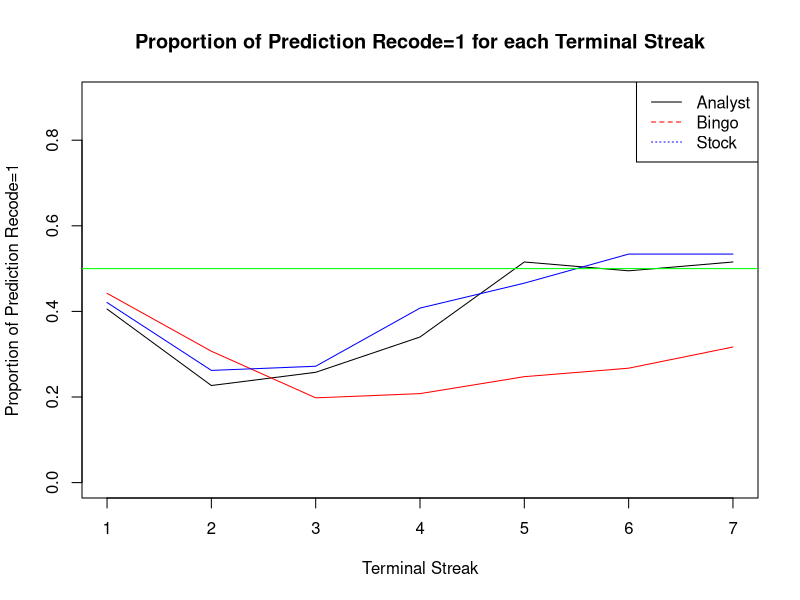
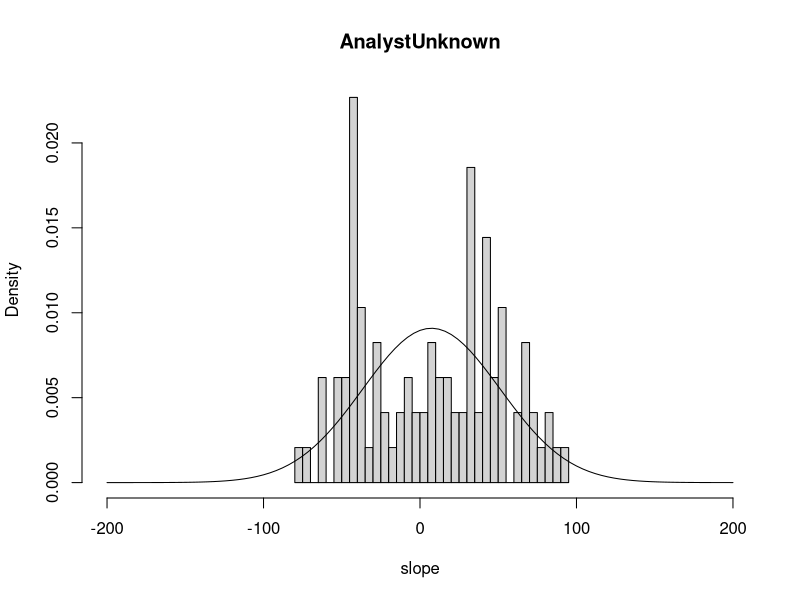
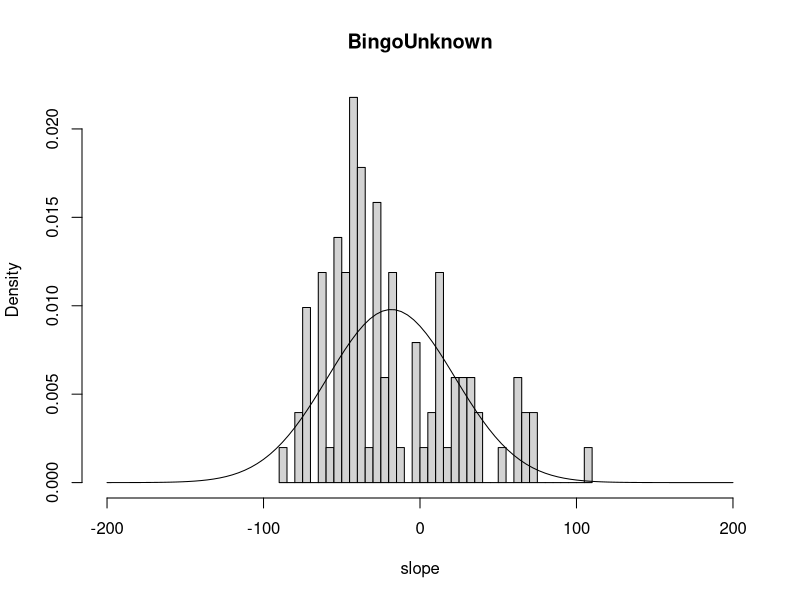
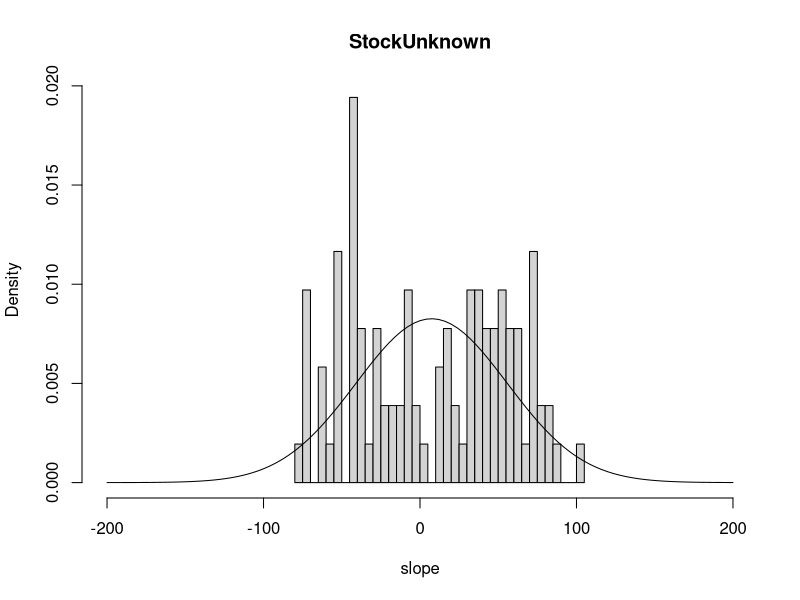
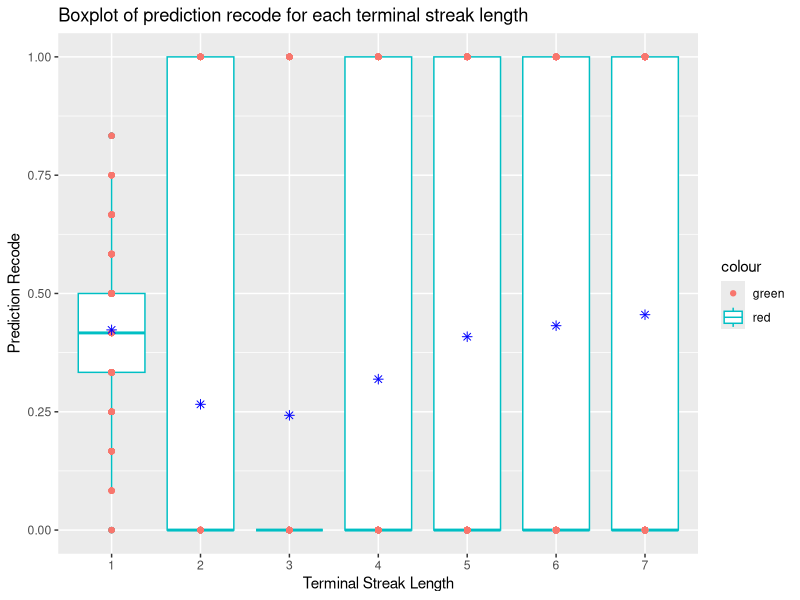

Source code (R) for these figures, in order:
## ---- chunk 1
library(readxl)
library(afex)
library(ggplot2)
data <- read_excel("../Data/PredictingOutcomes_ParticipantPredictions.xlsx", sheet = "Study 2B")

# divide the data based on the generator
data1 <- data[data$generator == "analyst",]
data2 <- data[data$generator == "bingo",]
data3 <- data[data$generator == "stock",]
## ---- chunk 2
prop1 <- aggregate(data1$prediction_recode, by = list(data1$terminal_streak_length), FUN = mean)
prop2 <- aggregate(data2$prediction_recode, by = list(data2$terminal_streak_length), FUN = mean)
prop3 <- aggregate(data3$prediction_recode, by = list(data3$terminal_streak_length), FUN = mean)
## ---- chunk 3
plot(prop1$Group.1,prop1$x, type = "l",ylim=c(0.0,0.9), xlab = "Terminal Streak", ylab = "Proportion of Prediction Recode=1", main = "Proportion of Prediction Recode=1 for each Terminal Streak")
lines(prop2$Group.1,prop2$x, col = "red")
lines(prop3$Group.1,prop3$x,  col = "blue")
abline(h = 0.5, col = "green")
legend("topright", legend = c("Analyst", "Bingo", "Stock"), col = c("black", "red", "blue"), lty = 1:3)
## ---- chunk 4
model1 <- lmer(prediction_recode ~ generator + (1|participant_id), data = data)
summary(model1)
## ---- chunk 5
anova(model1)
## ---- chunk 6
aov1<-aov_ez('participant_id','prediction_recode',data, between=c('generator'),within=c('terminal_streak_length'))
aov1

pairwise.t.test(data$prediction_recode, data$generator, p.adjust.method = "bonferroni")


## ---- chunk 7
id <- unique(data1$participant_id)

slope <- c()

for (i in id){
x <- as.character(i)
datax <- data1[data1$participant_id == x,]
model <- glm(prediction_recode ~ terminal_streak_length, data = datax)
slope <- c(slope, coef(model)[2])
}
slope <- slope*500

hist(slope,breaks=30,xlim=c(-200,200),prob=TRUE,main="AnalystUnknown")
curve(dnorm(x, mean = mean(slope), sd = sd(slope)), add = TRUE, col = "black")
## ---- chunk 8
id <- unique(data2$participant_id)

slope <- c()

for (i in id){
x <- as.character(i)
datax <- data2[data2$participant_id == x,]
model <- glm(prediction_recode ~ terminal_streak_length, data = datax)
slope <- c(slope, coef(model)[2])
}
slope <- slope*500

hist(slope,breaks=30,xlim=c(-200,200),prob=TRUE,main="BingoUnknown")
curve(dnorm(x, mean = mean(slope), sd = sd(slope)), add = TRUE, col = "black")
## ---- chunk 9
id <- unique(data3$participant_id)

slope <- c()

for (i in id){
x <- as.character(i)
datax <- data3[data3$participant_id == x,]
model <- glm(prediction_recode ~ terminal_streak_length, data = datax)
slope <- c(slope, coef(model)[2])
}
slope <- slope*500

hist(slope,breaks=30,xlim=c(-200,200),prob=TRUE,main="StockUnknown")
curve(dnorm(x, mean = mean(slope), sd = sd(slope)), add = TRUE, col = "black")
## ---- chunk 10
data_dem<- read_excel("../Data/PredictingOutcomes_ParticipantDemographics.xlsx", sheet = "Study 2B")

# print(data)
## ---- chunk 11
map <- data.frame(unique(data_dem$participant_id), data_dem$gender)
colnames(map) <- c("participant_id","gender")
# map
## ---- chunk 12
dataf <- data[,c(2,3,8,10)]
# print(data1)
## ---- chunk 13

df <- merge(dataf, map, by = "participant_id")
df_total <- df[df$gender=='0' | df$gender=='1',]
# male <- df[df$gender=='0',]
# female <- df[df$gender=='1',]
# chisq.test(male$prediction_recode, female$prediction_recode,correct=FALSE)
check <- table(df_total$gender, df_total$terminal_streak_length)
print(check)
test <- table(df_total$gender, df_total$prediction_recode)
print(test)
chisq.test(test)
## ---- chunk 14
df <- df_total[df_total$generator=='analyst',]
test <- table(df$gender, df$prediction_recode)
print(test)
chisq.test(test)
## ---- chunk 15
df <- df_total[df_total$generator=='bingo',]
test <- table(df$gender, df$prediction_recode)
print(test)
chisq.test(test)
## ---- chunk 16
df <- df_total[df_total$generator=='stock',]
test <- table(df$gender, df$prediction_recode)
print(test)
chisq.test(test)
## ---- chunk 17
cdata <- aggregate(prediction_recode~participant_id+terminal_streak_length,data ,FUN = mean)
cdata1 <- aggregate(data1$prediction_recode, by = list(data1$participant_id, data1$terminal_streak_length), FUN = mean)
cdata2 <- aggregate(data2$prediction_recode, by = list(data2$participant_id, data2$terminal_streak_length), FUN = mean)
cdata3 <- aggregate(data3$prediction_recode, by = list(data3$participant_id, data3$terminal_streak_length), FUN = mean)
colnames(cdata) <- c(  "participant_id","terminal_streak_length","prediction_recode")
colnames(cdata1) <- c(  "participant_id","terminal_streak_length","prediction_recode")
colnames(cdata2) <- c(  "participant_id","terminal_streak_length","prediction_recode")
colnames(cdata3) <- c(  "participant_id","terminal_streak_length","prediction_recode")
nrow(cdata)
# cdata
## ---- chunk 18
ggplot(cdata, aes(x = as.factor(terminal_streak_length), y = prediction_recode)) +geom_boxplot(aes(color="red"))+geom_point(aes(color="green"))+stat_summary(fun = "mean", geom = "point", shape = 8,
               size = 2, color = "blue") + ggtitle("Boxplot of prediction recode for each terminal streak length")+xlab("Terminal Streak Length")+ylab("Prediction Recode")
## ---- chunk 19
cor.test(cdata$terminal_streak_length, cdata$prediction_recode, method = "pearson")
cor.test(cdata1$terminal_streak_length, cdata1$prediction_recode, method = "pearson")
cor.test(cdata2$terminal_streak_length, cdata2$prediction_recode, method = "pearson")
cor.test(cdata3$terminal_streak_length, cdata3$prediction_recode, method = "pearson")
